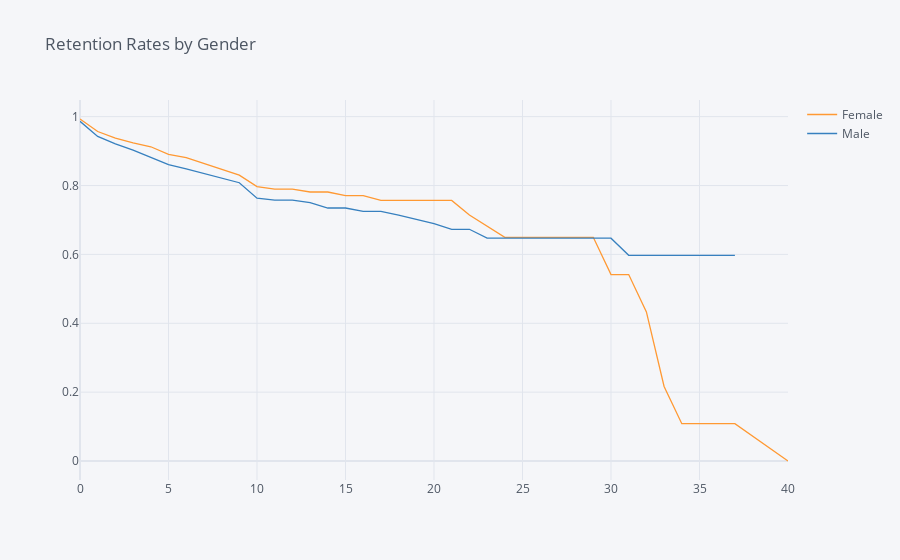

Source (notebook cell):
### Markdown cell above
## 2. Compare the plot above with one that plots employee retention rates by gender over the number of years the employee has been working for the company.

### Code cell
rates = survival(data, 'Gender', 'YearsAtCompany', 'Attrition')

rates.iplot(kind='line', title='Retention Rates by Gender')

### Figure 1 — Plotly figure (JSON) as saved in the notebook; plotly's stock layout.template omitted (floating-point values rounded to 4 significant figures)
{"data": [{"line": {"color": "rgba(255, 153, 51, 1.0)", "dash": "solid", "shape": "linear", "width": 1.3}, "mode": "lines", "name": "Female", "text": "", "type": "scatter", "x": [0, 1, 2, 3, 4, 5, 6, 7, 8, 9, 10, 11, 12, 13, 14, 15, 16, 17, 18, 19, 20, 21, 22, 23, 24, 25, 26, 27, 29, 30, 31, 32, 33, 34, 36, 37, 40], "y": [0.9932, 0.9568, 0.938, 0.9239, 0.9126, 0.8906, 0.8813, 0.8642, 0.8487, 0.8303, 0.7969, 0.7898, 0.7898, 0.7812, 0.7812, 0.7704, 0.7704, 0.7566, 0.7566, 0.7566, 0.7566, 0.7566, 0.7146, 0.6821, 0.6496, 0.6496, 0.6496, 0.6496, 0.6496, 0.5414, 0.5414, 0.4331, 0.2165, 0.1083, 0.1083, 0.1083, 0]}, {"line": {"color": "rgba(55, 128, 191, 1.0)", "dash": "solid", "shape": "linear", "width": 1.3}, "mode": "lines", "name": "Male", "text": "", "type": "scatter", "x": [0, 1, 2, 3, 4, 5, 6, 7, 8, 9, 10, 11, 12, 13, 14, 15, 16, 17, 18, 19, 20, 21, 22, 23, 24, 25, 26, 27, 29, 30, 31, 32, 33, 34, 36, 37, 40], "y": [0.9864, 0.9425, 0.921, 0.9029, 0.8815, 0.861, 0.8483, 0.8342, 0.8206, 0.8081, 0.7634, 0.7577, 0.7577, 0.7506, 0.7347, 0.7347, 0.725, 0.725, 0.714, 0.7021, 0.6894, 0.6729, 0.6729, 0.6471, 0.6471, 0.6471, 0.6471, 0.6471, 0.6471, 0.6471, 0.5973, 0.5973, 0.5973, 0.5973, 0.5973, 0.5973, ""]}], "layout": {"legend": {"bgcolor": "#F5F6F9", "font": {"color": "#4D5663"}}, "paper_bgcolor": "#F5F6F9", "plot_bgcolor": "#F5F6F9", "title": {"font": {"color": "#4D5663"}, "text": "Retention Rates by Gender"}, "xaxis": {"gridcolor": "#E1E5ED", "showgrid": true, "tickfont": {"color": "#4D5663"}, "title": {"font": {"color": "#4D5663"}, "text": ""}, "zerolinecolor": "#E1E5ED"}, "yaxis": {"gridcolor": "#E1E5ED", "showgrid": true, "tickfont": {"color": "#4D5663"}, "title": {"font": {"color": "#4D5663"}, "text": ""}, "zerolinecolor": "#E1E5ED"}}}
